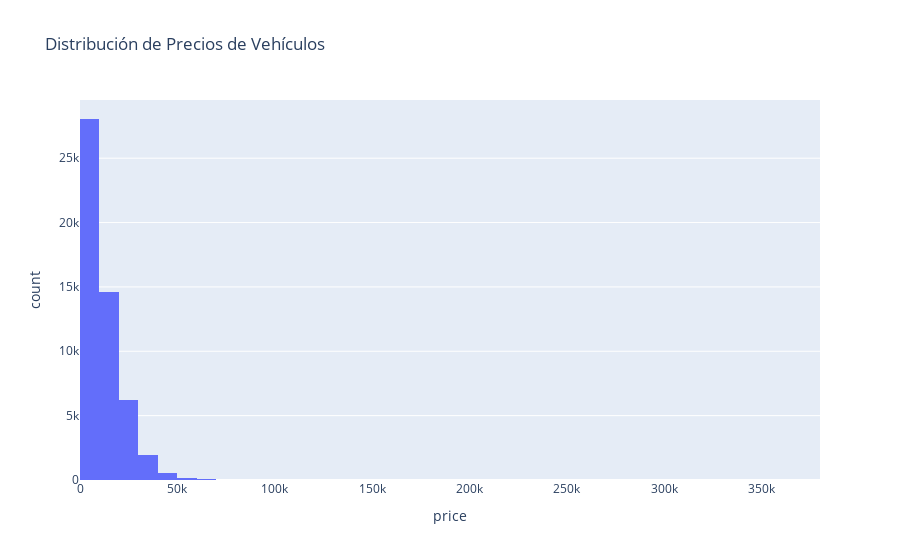

Write notebook code for a chart like this one.
### Code cell
# Histograma de precios para mostrar cómo se distribuyen los precios
px.histogram(df, x = 'price', nbins = 50, title = 'Distribución de Precios de Vehículos')

### Figure 1 — Plotly figure (JSON) as saved in the notebook; plotly's stock layout.template omitted (floating-point values rounded to 4 significant figures; data arrays with more than 128 entries replaced by an {"elided": "..."} marker saying what was removed)
{"data": [{"bingroup": "x", "hovertemplate": "price=%{x}<br>count=%{y}<extra></extra>", "legendgroup": "", "marker": {"color": "#636efa", "pattern": {"shape": ""}}, "name": "", "nbinsx": 50, "orientation": "v", "showlegend": false, "type": "histogram", "x": {"elided": "51525 int values"}, "xaxis": "x", "yaxis": "y"}], "layout": {"barmode": "relative", "legend": {"tracegroupgap": 0}, "title": {"text": "Distribución de Precios de Vehículos"}, "xaxis": {"anchor": "y", "domain": [0, 1], "title": {"text": "price"}}, "yaxis": {"anchor": "x", "domain": [0, 1], "title": {"text": "count"}}}}
